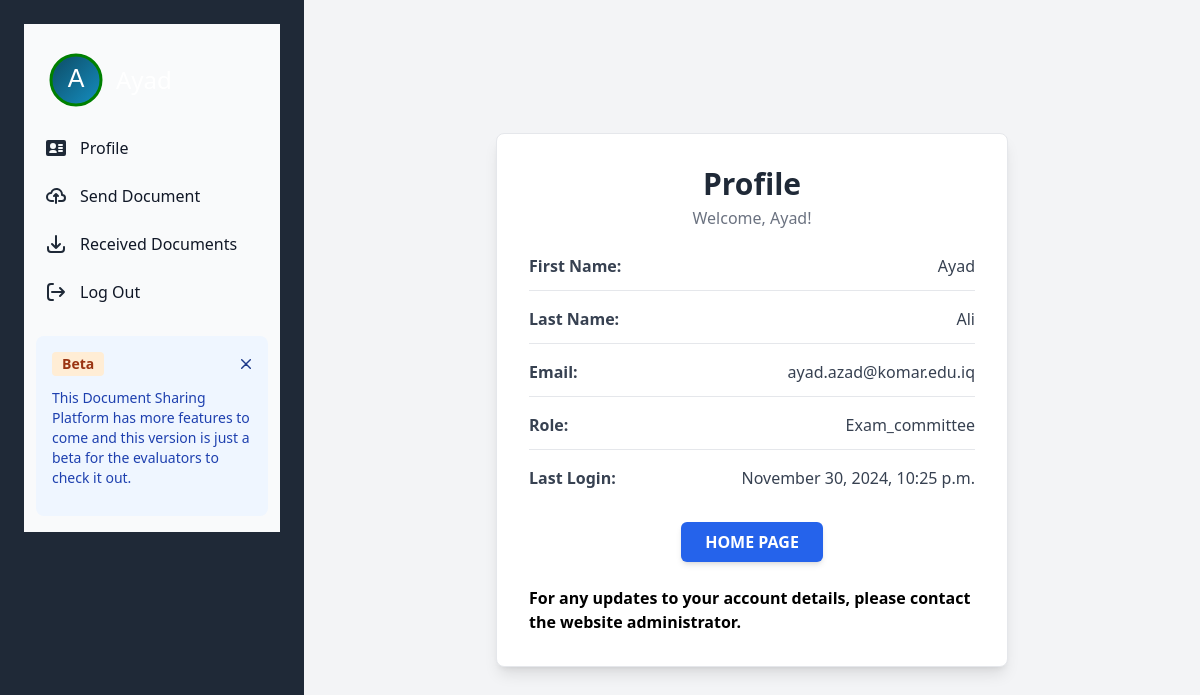
The app's page /accounts/profile/ (signed in), older data.
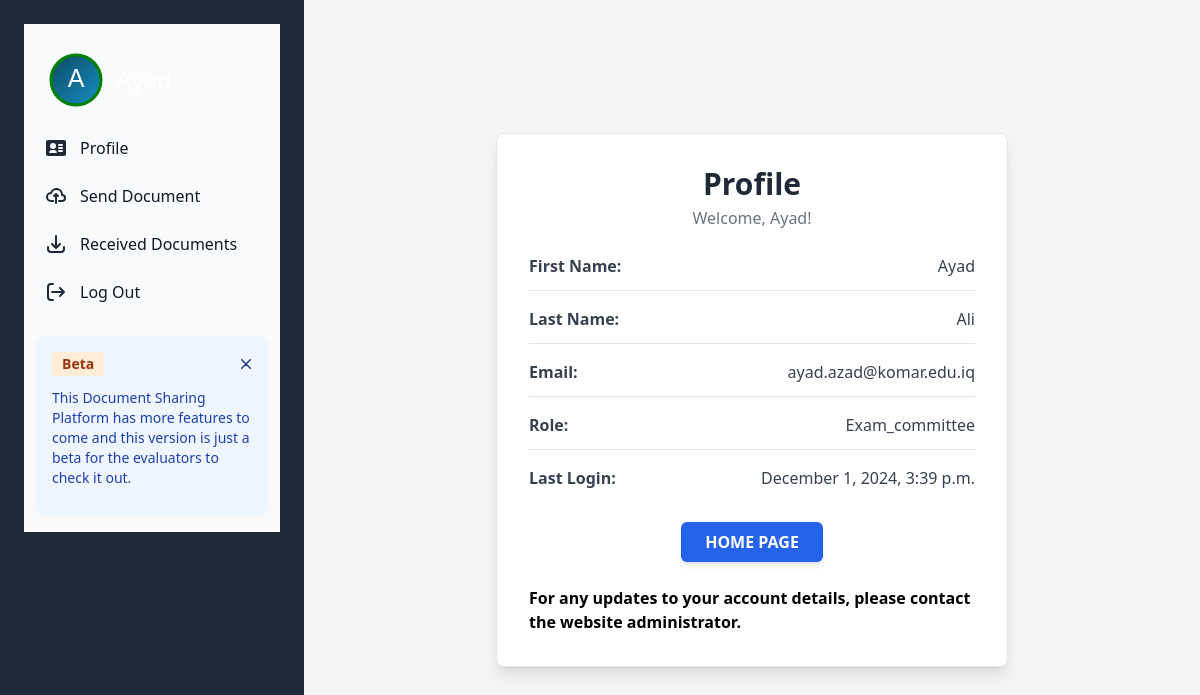
The same page, newer data.
### accounts/models.py (models this page shows, shortened)
class CustomUser(AbstractBaseUser):
    ROLE_CHOICES = [
        ('faculty', 'Faculty'),
        ('chairperson', 'Chairperson'),
        ('exam_committee', 'Exam Committee'),
        ('quality_assurance', 'Quality Assurance'),
    ]
    email = models.EmailField(unique=True)
    first_name = models.CharField(max_length=50)
    last_name = models.CharField(max_length=50)
    role = models.CharField(max_length=20, choices=ROLE_CHOICES)
    is_active = models.BooleanField(default=True)
    is_staff = models.BooleanField(default=False)
    public_key = models.BinaryField(default=None, null=True)
    objects = CustomUserManager()
    USERNAME_FIELD = 'email'
    REQUIRED_FIELDS = ['first_name', 'last_name', 'role']

### accounts/views.py (the view)
# urls.py: path('profile/', views.user_information, name='user_profile'),
def user_information(request):
    user_info = CustomUser.objects.get(id=request.user.id)
    return render(request, 'my_profile.html', {'user_info': user_info})

### accounts/templates/my_profile.html
{% include '_base.html' %}
{% block content %}
<div class="flex flex-col md:flex-row bg-gray-100 min-h-screen">
    <aside class="bg-gray-800 text-white p-6 md:h-screen">
        {% include 'sidebar.html' %}
    </aside>
    <main class="flex-1 p-8 flex flex-col items-center justify-center">
        <div class="bg-white p-8 rounded-lg shadow-lg w-full max-w-lg border border-gray-200">
            <div class="text-center mb-6">
                <h1 class="text-3xl font-bold text-gray-800">Profile</h1>
                <p class="text-gray-500 mt-1">Welcome, {{ request.user.first_name.capitalize }}!</p>
            </div>
            <div class="space-y-4 text-gray-700">
                <div class="flex items-center justify-between border-b pb-3">
                    <span class="font-semibold">First Name:</span>
                    <span>{{ request.user.first_name.capitalize }}</span>
                </div>
                <div class="flex items-center justify-between border-b pb-3">
                    <span class="font-semibold">Last Name:</span>
                    <span>{{ request.user.last_name.capitalize }}</span>
                </div>
                <div class="flex items-center justify-between border-b pb-3">
                    <span class="font-semibold">Email:</span>
                    <span>{{ request.user.email }}</span>
                </div>
                <div class="flex items-center justify-between border-b pb-3">
                    <span class="font-semibold">Role:</span>
                    <span>{{ request.user.role.capitalize }}</span>
                </div>
                <div class="flex items-center justify-between">
                    <span class="font-semibold">Last Login:</span>
                    <span>{{ request.user.last_login|date:"F j, Y, g:i a" }}</span>
                </div>
            </div>
                  <div class="mt-8 text-center">
                <a href="{% url 'home' %}" class="inline-block px-6 py-2 bg-blue-600 text-white rounded-md font-semibold hover:bg-blue-700 transition duration-300 shadow-md">
                    HOME PAGE
                </a>
            </div>
            <br>
            <p class="text-black font-bold space-y-4">For any updates to your account details, please contact the website administrator.</p>
        </div>
    </main>
</div>
{% endblock %}

### accounts/templates/sidebar.html (shortened to what this page needs)
{% extends '_base.html' %}
{% block content %}
{% if user.is_authenticated %}
<aside id="cta-button-sidebar" class=" sticky w-64 transition-transform -translate-x-full sm:translate-x-0" aria-label="Sidebar">
   <div class="h-full px-3 py-4 overflow-y-auto bg-gray-50 dark:bg-gray-800">
      <ul class="space-y-2 font-medium">
         <li class="flex flex-row items-center">
                <svg height="80" width="80" xmlns="http://www.w3.org/2000/svg">
  <defs>
    <linearGradient id="grad1" x1="0%" y1="0%" x2="100%" y2="100%">
      <stop offset="0%" style="stop-color: #0d4a63; stop-opacity: 1"></stop>
      <stop offset="100%" style="stop-color: #158fc2; stop-opacity: 1"></stop>
    </linearGradient>
  </defs>
  <circle cx="40" cy="40" r="25" fill="url(#grad1)" stroke="green" stroke-width="3"></circle>
  <text
    fill="#ffffff"
    font-size="25"
    font-family="Verdana, sans-serif"
    x="40"
    y="40"
    text-anchor="middle"
    dominant-baseline="middle"
  >
    {{ user.first_name.capitalize|slice:":1" }}
  </text>
</svg>
<p class="text-2xl text-white">{{ user.first_name.capitalize }}</p>
         </li>
         <li>
            <a href="{% url 'user_profile' %}" class="flex items-center p-2 text-gray-900 rounded-lg dark:text-white hover:bg-gray-100 dark:hover:bg-gray-700 group">
               <span class="flex-1 ms-3 whitespace-nowrap">Profile</span>
            </a>
         </li>
          <li>
            <a href="{% url 'send_document' %}" class="flex items-center p-2 text-gray-900 rounded-lg dark:text-white hover:bg-gray-100 dark:hover:bg-gray-700 group">
               <span class="flex-1 ms-3 whitespace-nowrap">Send Document</span>
            </a>
         </li>
         <li>
            <a href="{% url 'received_documents' %}" class="flex items-center p-2 text-gray-900 rounded-lg dark:text-white hover:bg-gray-100 dark:hover:bg-gray-700 group">
               <span class="flex-1 ms-3 whitespace-nowrap">Received Documents</span>
            </a>
         </li>
         <li>
            <a href="{% url 'logout' %}" class="flex items-center p-2 text-gray-900 rounded-lg dark:text-white hover:bg-gray-100 dark:hover:bg-gray-700 group">
               <span class="flex-1 ms-3 whitespace-nowrap">Log Out</span>
            </a>
         </li>
      </ul>
      <div id="dropdown-cta" class="p-4 mt-6 rounded-lg bg-blue-50 dark:bg-blue-900" role="alert">
         <div class="flex items-center mb-3">
            <span class="bg-orange-100 text-orange-800 text-sm font-semibold me-2 px-2.5 py-0.5 rounded dark:bg-orange-200 dark:text-orange-900">Beta</span>
            <button type="button" class="ms-auto -mx-1.5 -my-1.5 bg-blue-50 inline-flex justify-center items-center w-6 h-6 text-blue-900 rounded-lg focus:ring-2 focus:ring-blue-400 p-1 hover:bg-blue-200 dark:bg-blue-900 dark:text-blue-400 dark:hover:bg-blue-800" data-dismiss-target="#dropdown-cta" aria-label="Close">
               <svg class="w-2.5 h-2.5" aria-hidden="true" xmlns="http://www.w3.org/2000/svg" fill="none" viewBox="0 0 14 14">
                  <path stroke="currentColor" stroke-linecap="round" stroke-linejoin="round" stroke-width="2" d="m1 1 6 6m0 0 6 6M7 7l6-6M7 7l-6 6"/>
               </svg>
            </button>
         </div>
         <p class="mb-3 text-sm text-blue-800 dark:text-blue-400">
            This Document Sharing Platform has more features to come and this version is just a beta for the evaluators to check it out.
         </p>
      </div>
   </div>
</aside>
{% endif %}
{% endblock %}

Row changes from the older to the newer data that the page shows:
changed CustomUser "Ayad": user.last_login "November 30, 2024, 10:25 p.m." → "December 1, 2024, 3:39 p.m."
